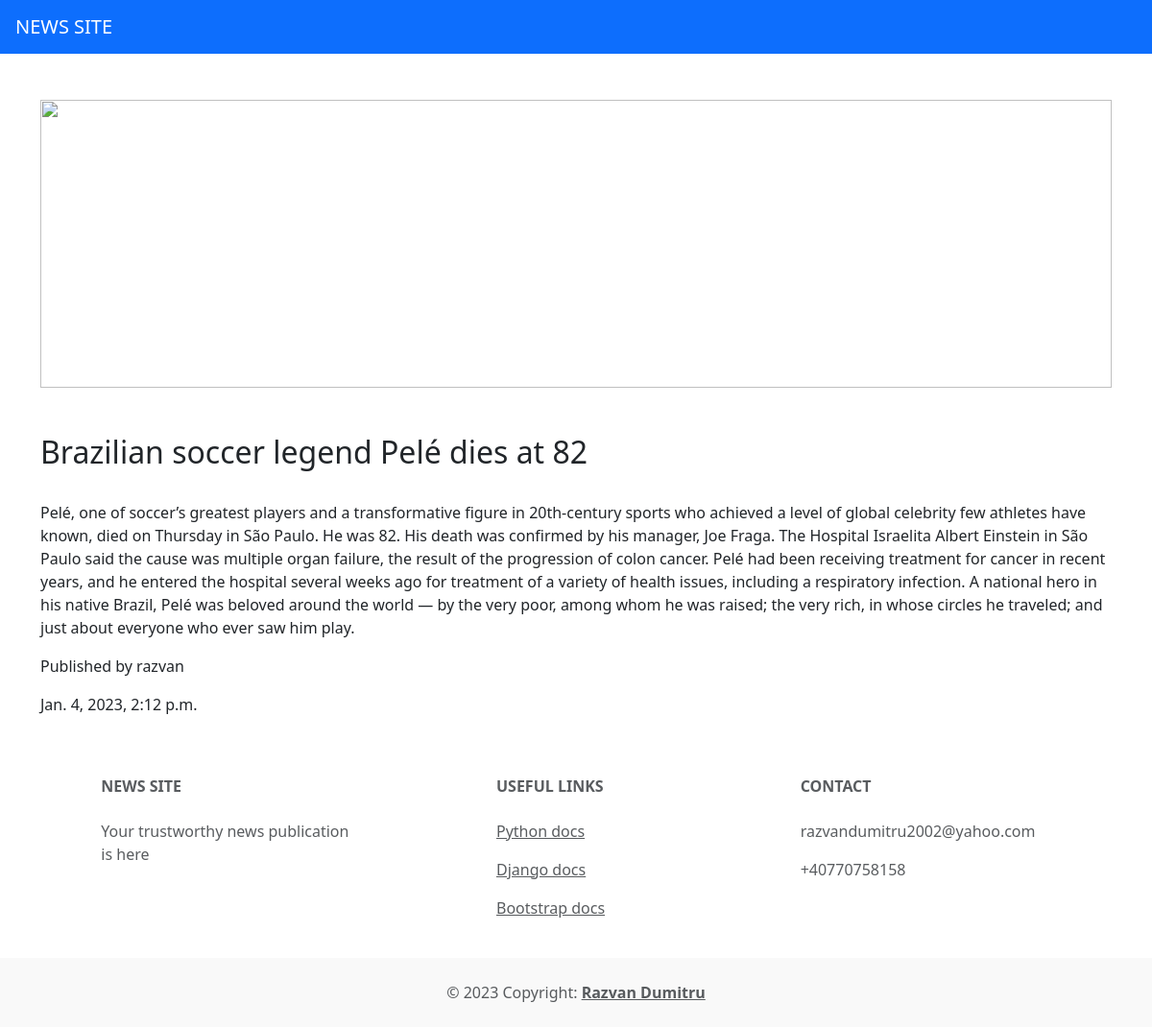
The app's page /new-post-2/ with its own data.
### news/models.py (models this page shows, shortened)
class Core(models.Model):
    title = models.CharField(max_length=300)
    body = models.TextField(null=True)
    author = models.ForeignKey(User,on_delete=models.CASCADE,related_name='core')
    slug = models.SlugField(max_length=100,unique=True)
    updated = models.DateTimeField(auto_now=True)
    published = models.DateTimeField(default=timezone.now)
    class Meta:
        ordering = ['-published']

### news/views.py (the view)
# urls.py: path('<slug:slug>/',views.SingleView.as_view(),name='single'),
class SingleView(DetailView):
    model = Core
    template_name = 'single.html'
    context_object_name = 'post'

### templates/single.html
{% extends 'base.html' %}
{% block content %}
<div class="container">
    <div class="row">
        <div class="col-12 pt-5">
            <img class="card-img-top" width="200" height="300" src="https://cdn.pixabay.com/photo/2016/02/01/00/56/news-1172463_960_720.jpg">
            <h2 class="pt-5">{{post.title}}</h2><br>
            <p>{{post.body}}</p>
            <p>Published by {{post.author}}</p>
            <p>{{post.published}}</p>
        </div>
    </div>
</div>
{% endblock %}

### records on screen
Core: title "Brazilian soccer legend Pelé dies at 82", body "Pelé, one of soccer’s greatest players and a transformative figure in 20th-century sports who achieved a level of global celebrity few athletes have known, died on Thursday in São Paulo. He was 82. His death was confirmed by his manager, Joe Fraga. The Hospital Israelita Albert Einstein in São Paulo said the cause was multiple organ failure, the result of the progression of colon cancer. Pelé had been receiving treatment for cancer in recent years, and he entered the hospital several weeks ago for treatment of a variety of health issues, including a respiratory infection. A national hero in his native Brazil, Pelé was beloved around the world — by the very poor, among whom he was raised;…", author "razvan", published "Jan. 4, 2023, 2:12 p.m."
